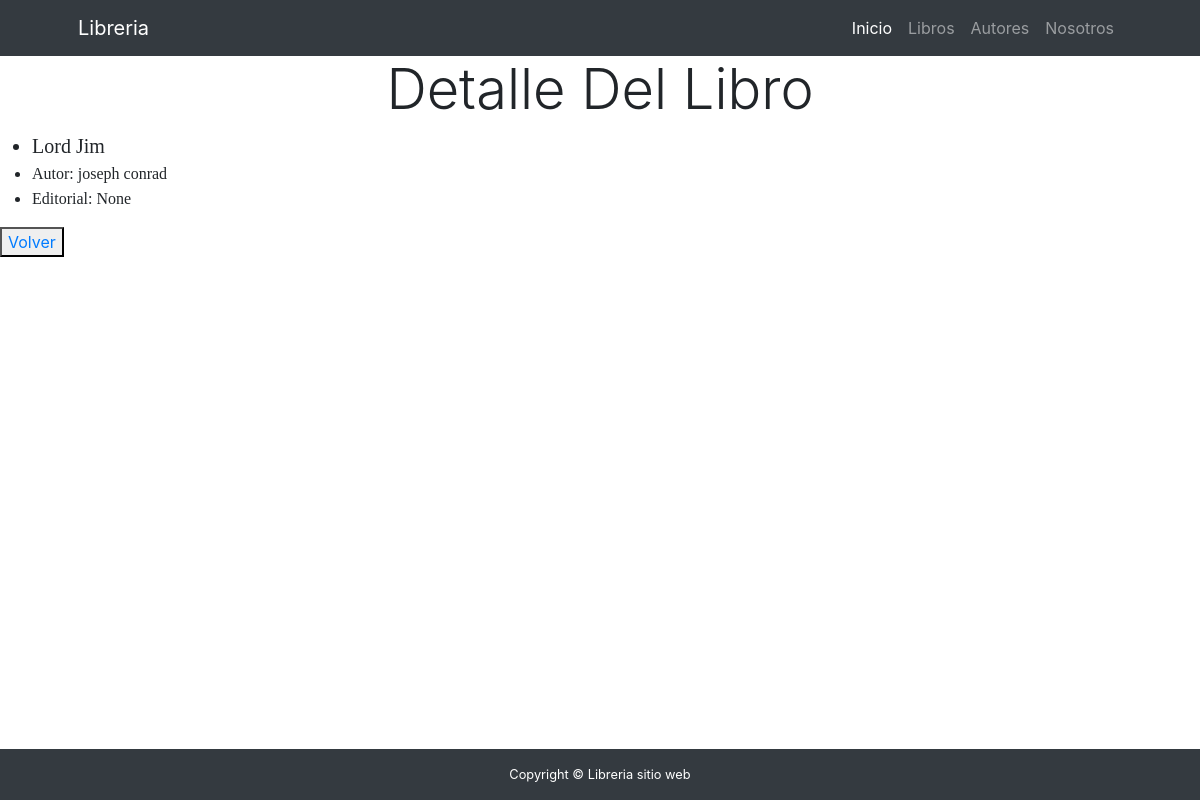
/libros/libros/detail/13, run on an earlier commit of the app's database.
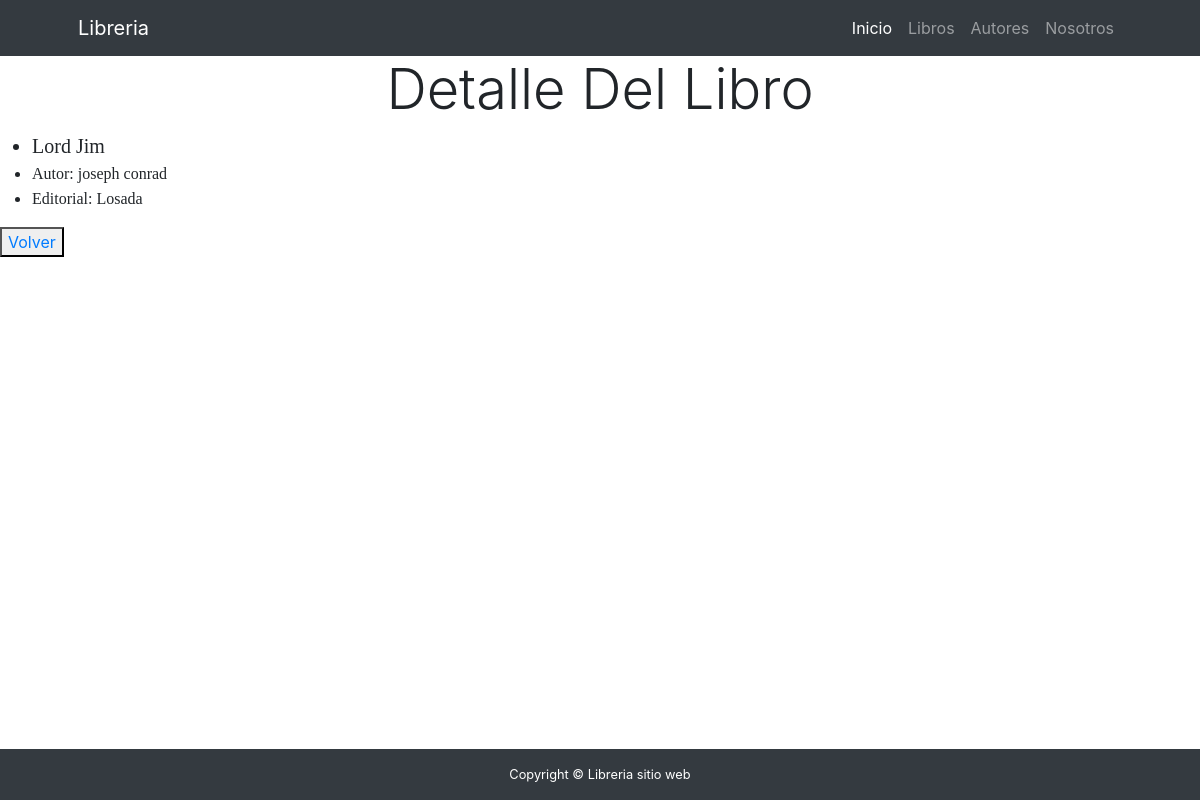
And on a later commit of the database.
### libros/models.py (models this page shows, shortened)
class Libro(models.Model):
    nombre_libro = models.CharField(max_length=100,unique=True)
    año = models.DateField
    editorial = models.ForeignKey(Editorial,on_delete=models.SET_NULL, null=True,blank=True)
    autor = models.ForeignKey(Autores,on_delete=models.SET_NULL, null=True,blank=True)

class Autores(models.Model):
    nombre_autor = models.CharField(max_length=100)
    nacionalidad = models.CharField(max_length=100,null=True,blank=True)
    naciomiento = models.DateField(null=True,blank=True)
    def __str__(self)-> str:
        return self.nombre_autor

class Editorial(models.Model):
    nombre = models.CharField(max_length=100,unique=True)
    def __str__(self):
        return self.nombre

### libros/views.py (the view)
# urls.py: path("libros/detail/<int:pk>",LibroDetail.as_view(),name="libro_detail") ,
class LibroDetail(DetailView):
    model = Libro

### libros/templates/libros/libro_detail.html (shortened to what this page needs)
{% extends 'core/base.html' %}
 {% block body_title %}
        Detalle Del Libro
 {% endblock body_title %}
{% block contenido %}
   <ul>
    <li class="fs-5"><span style="font-family: 'Georgia', serif;">{{libro.nombre_libro}}</li>
    <li class="fs-7"><span style="font-family: 'Georgia', serif;">Autor: {{libro.autor}}</li>
    <li class="fs-7 "><span style="font-family: 'Georgia', serif;">Editorial: {{libro.editorial}}</li>
   </ul>
    <button><a href="{% url 'libros:lista_libros' %}">Volver</a></button>
 {% endblock contenido %}

What changed in the data, as far as the page shows it:
changed Libro "Lord Jim": editorial "None" → "Losada"
